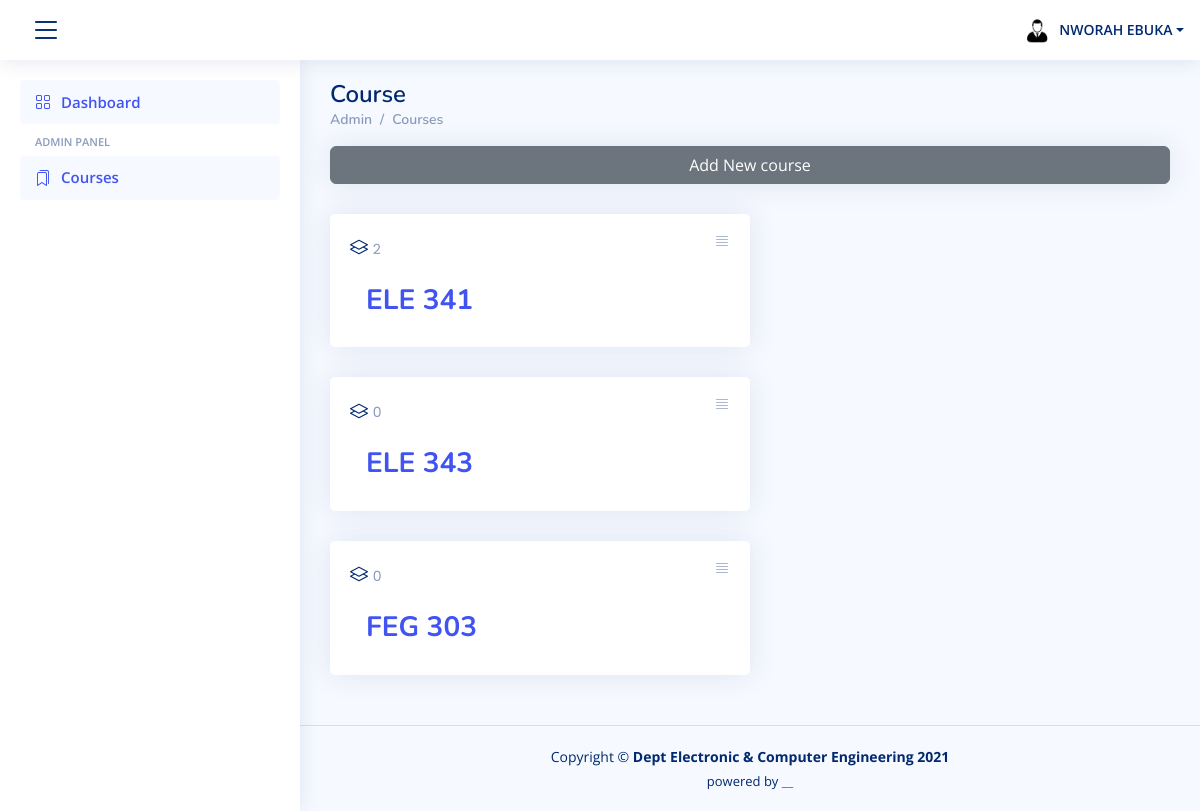
The app's page /courses/ (signed in) with its own data.
### attendance/models.py (models this page shows, shortened)
class Course(models.Model):
    name_choices = settings.COURSE_LIST
    name = models.CharField(max_length=255, choices=name_choices, unique=True)
    def total_attendance(self):
        return self.attendance_set.count()

### attendance/views.py (the view)
# urls.py: path('courses/', CourseList, name='course_list'),
def CourseList(request):
    course = Course.objects.all().order_by('name')
    student = Student.objects.get(reg_number=request.user)
    sex = {'M':'male'}.get(student.sex)
    context = {'courses':course, 'CourseForm':CourseForm, 'sex':sex}
    return render(request, template_name='course_list.html', context=context)

### templates/course_list.html (shortened to what this page needs)
{% extends "partials/base.html" %}
{% block content %}
<main id="main" class="main">
    <div class="pagetitle">
      <h1>Course</h1>
      <nav>
        <ol class="breadcrumb">
          <li class="breadcrumb-item"><a href="{% url 'dashboard' %}">Admin</a></li>
          <li class="breadcrumb-item active"><a href="{% url 'course_list' %}">Courses</a></li>
        </ol>
      </nav>
    </div>
        <div class="card">
             <button type="button" class="btn btn-secondary" data-bs-toggle="modal" data-bs-target="#verticalycentered">
            Add New course
            </button>
        </div>
      <section class="section dashboard">
        {% if courses %}
        {%for course in courses%}
                <div class="col-xxl-4 col-md-6">
                  <div class="card info-card sales-card">
                    <div class="filter">
                      <a class="icon" data-bs-toggle="dropdown"><i class="bi bi-justify"></i></a>
                    </div>
                    <div class="card-body">
                      <div class="card-title bi-layers"> <span> {{course.total_attendance}} </span></div>
                      <div class="d-flex align-items-center">
                        <div class="ps-3">
                          <h6><a href="{% url 'attendance_list' course.id %}">{{course.name}}</a></h6>
                        </div>
                      </div>
                    </div>
                </div>
            </div>
        {%endfor%}
        {%else%}
        <h6>No Registered Courses !<h6>
    {%endif%}
        </section>
  </main>
  {% endblock %}

### templates/partials/base.html (shortened to what this page needs)
{% load static %}
<!DOCTYPE html>
<html lang="en">
<head>
  <link href="{% static 'assets/vendor/bootstrap/css/bootstrap.min.css' %}" rel="stylesheet">
  <link href="{% static 'assets/vendor/bootstrap-icons/bootstrap-icons.css' %}" rel="stylesheet">
  <link href="{% static 'assets/css/style.css' %}" rel="stylesheet">
</head>
<body>
  <header id="header" class="header fixed-top d-flex align-items-center">
    <div class="d-flex align-items-center justify-content-between">
      <i class="bi bi-list toggle-sidebar-btn"></i>
    </div>
    <nav class="header-nav ms-auto">
      <ul class="d-flex align-items-center">
        {% if request.user.is_authenticated %}
        <li class="nav-item dropdown pe-3">
          <a class="nav-link nav-profile d-flex align-items-center pe-0" href="#" data-bs-toggle="dropdown">
            {% if sex %}
            <img src="{% static 'assets/img/male.jpg' %}" alt="Profile" class="rounded-circle">
            {% else %}
            <img src="{% static 'assets/img/female.jpg' %}" alt="Profile" class="rounded-circle">
            {%endif%}
            <span class="d-md-block dropdown-toggle ps-2">{{request.user.first_name|upper }} {{request.user.last_name|upper}}</span>
          </a>
        </li>
      </ul>
      {% else %}
      <div class="d-flex align-items-center ">
        <div class="logo  text-center">
          <span class=" d-lg-block " style="padding-left:20px"><a href="{%url 'login'%}">Login</a></span>
        </div>
      </div>
      {%endif%}
    </nav>
  </header>
  <aside id="sidebar" class="sidebar">
    <ul class="sidebar-nav" id="sidebar-nav">
      <li class="nav-item">
        <a class="nav-link " href="{% url 'dashboard' %}">
          <i class="bi bi-grid"></i>
          <span>Dashboard</span>
        </a>
      </li>
      <li class="nav-heading">Admin panel</li>
      <li class="nav-item">
        <a class="nav-link " href="{% url 'course_list' %}">
          <i class="bi bi-bookmarks"></i>
          <span>Courses</span>
        </a>
      </li>
    </ul>
  </aside>
      <div id='content'>
        {% block content %}
        {%endblock%}
      </div>
  <footer id="footer" class="footer">
    <div class="copyright">
      Copyright &copy; <strong><span>Dept Electronic &amp; Computer Engineering 2021
      </span></strong>
    </div>
    <div class="credits">
   powered by <a href="#">__</a>
    </div>
  </footer>
</body>
</html>

### static/assets/css/style.css (style rules this page uses)
:root { scroll-behavior: smooth; }
body { font-family: "Open Sans", sans-serif; background: #f6f9ff; color: #444444; }
a { color: #4154f1; text-decoration: none; }
h1, h2, h3, h4, h5, h6 { font-family: "Nunito", sans-serif; }
#main { margin-top: 60px; padding: 20px 30px; transition: all 0.3s; }
.pagetitle { margin-bottom: 10px; }
.pagetitle h1 { font-size: 24px; margin-bottom: 0; font-weight: 600; color: #012970; }
.card { margin-bottom: 30px; border: none; border-radius: 5px; box-shadow: 0px 0 30px rgba(1, 41, 112, 0.1); }
.card-title { padding: 20px 0 15px 0; font-size: 18px; font-weight: 500; color: #012970; font-family: "Poppins", sans-serif; }
.card-title span { color: #899bbd; font-size: 14px; font-weight: 400; }
.card-body { padding: 0 20px 20px 20px; }
.breadcrumb { font-size: 14px; font-family: "Nunito", sans-serif; color: #899bbd; font-weight: 600; }
.breadcrumb a { color: #899bbd; transition: 0.3s; }
.breadcrumb .breadcrumb-item::before { color: #899bbd; }
.breadcrumb .active { color: #51678f; font-weight: 600; }
.header { transition: all 0.5s; z-index: 997; height: 60px; box-shadow: 0px 2px 20px rgba(1, 41, 112, 0.1); background-color: #fff; padding-left: 20px; }
.header .toggle-sidebar-btn { font-size: 32px; padding-left: 10px; cursor: pointer; color: #012970; }
.header-nav ul { list-style: none; }
.header-nav>ul { margin: 0; padding: 0; }
.header-nav .nav-profile { color: #012970; }
.header-nav .nav-profile img { max-height: 36px; }
.header-nav .nav-profile span { font-size: 14px; font-weight: 600; }
.sidebar { position: fixed; top: 60px; left: 0; bottom: 0; width: 300px; z-index: 996; transition: all 0.3s; padding: 20px; overflow-y: auto; scrollbar-width: thin; scrollbar-color: #aab7cf transparent; box-shadow: 0px 0px 20px rgba(1, 41, 112, 0.1); background-color: #fff; }
@media (min-width: 1200px) { #main, #footer { margin-left: 300px; } }
.sidebar-nav { padding: 0; margin: 0; list-style: none; }
.sidebar-nav li { padding: 0; margin: 0; list-style: none; }
.sidebar-nav .nav-item { margin-bottom: 5px; }
.sidebar-nav .nav-heading { font-size: 11px; text-transform: uppercase; color: #899bbd; font-weight: 600; margin: 10px 0 5px 15px; }
.sidebar-nav .nav-link { display: flex; align-items: center; font-size: 15px; font-weight: 600; color: #4154f1; transition: 0.3; background: #f6f9ff; padding: 10px 15px; border-radius: 4px; }
.sidebar-nav .nav-link i { font-size: 16px; margin-right: 10px; color: #4154f1; }
.dashboard .filter { position: absolute; right: 0px; top: 15px; }
.dashboard .filter .icon { color: #aab7cf; padding-right: 20px; padding-bottom: 5px; transition: 0.3s; font-size: 16px; }
.dashboard .info-card { padding-bottom: 10px; }
.dashboard .info-card h6 { font-size: 28px; color: #012970; font-weight: 700; margin: 0; padding: 0; }
.footer { padding: 20px 0; font-size: 14px; transition: all 0.3s; border-top: 1px solid #cddfff; }
.footer .copyright { text-align: center; color: #012970; }
.footer .credits { padding-top: 5px; text-align: center; font-size: 13px; color: #012970; }

### records on screen
Course: total_attendance "2", name "ELE 341"
Course: total_attendance "0", name "ELE 343"
Course: total_attendance "0", name "FEG 303"

### other values on screen
{{ request.user.first_name|upper }} "NWORAH"
{{ request.user.last_name|upper }} "EBUKA"
